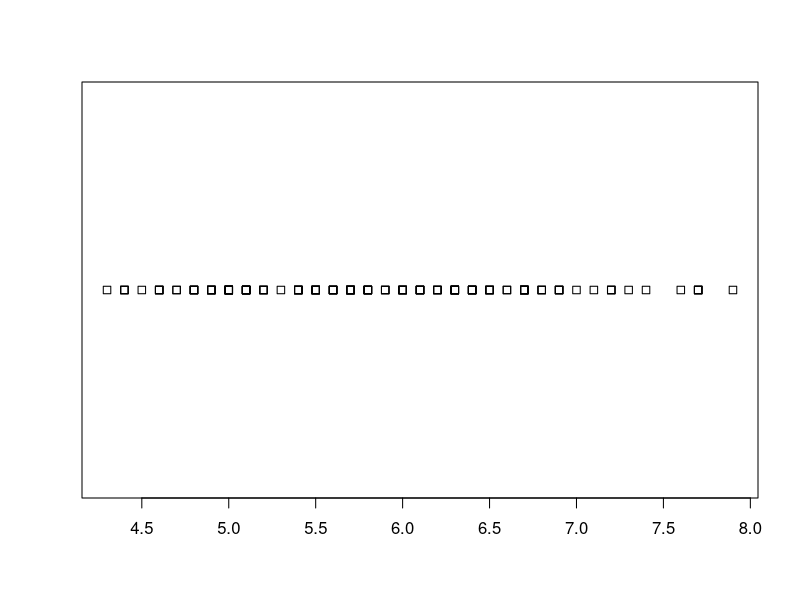
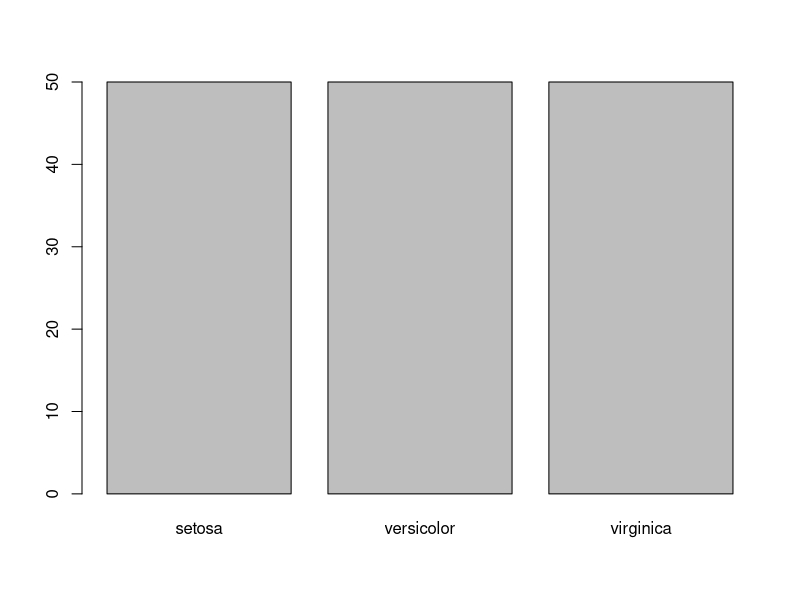
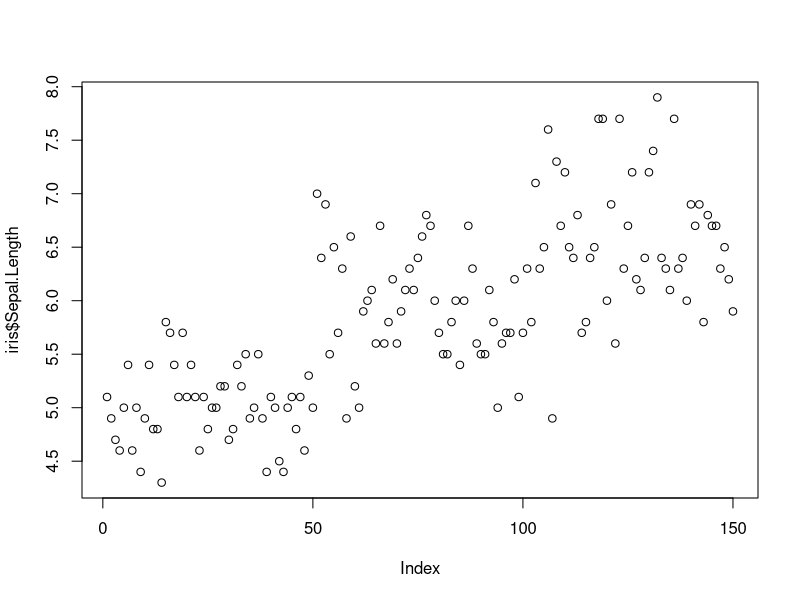
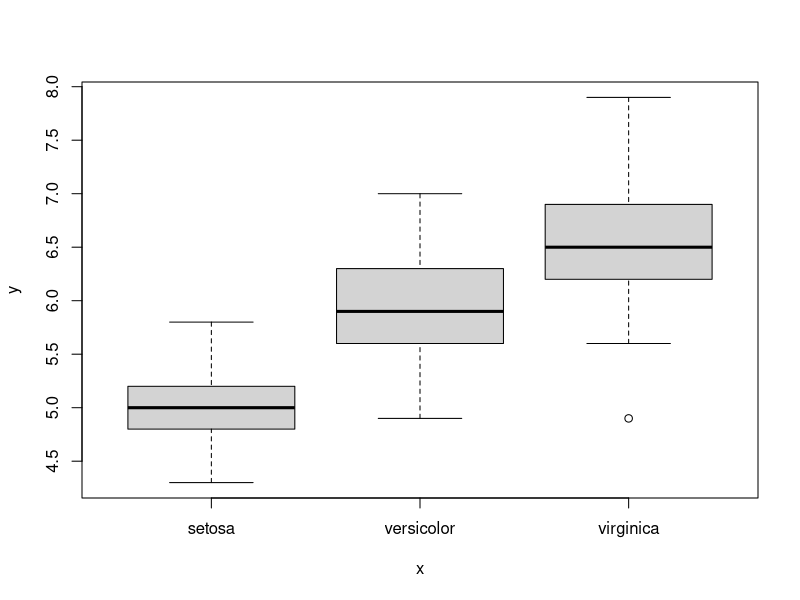
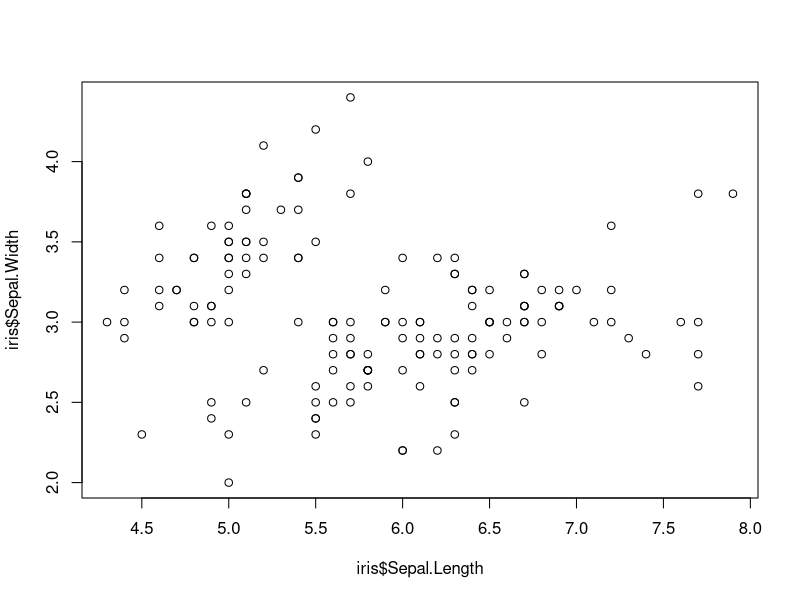
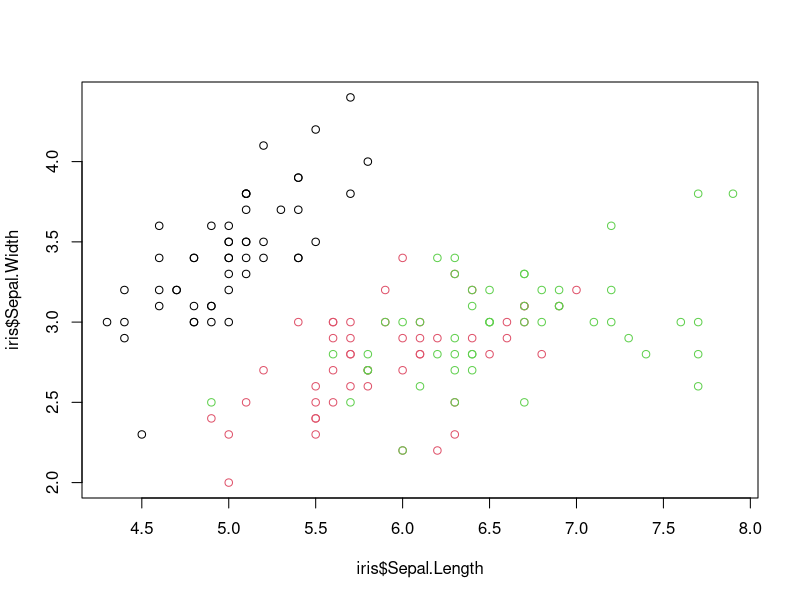
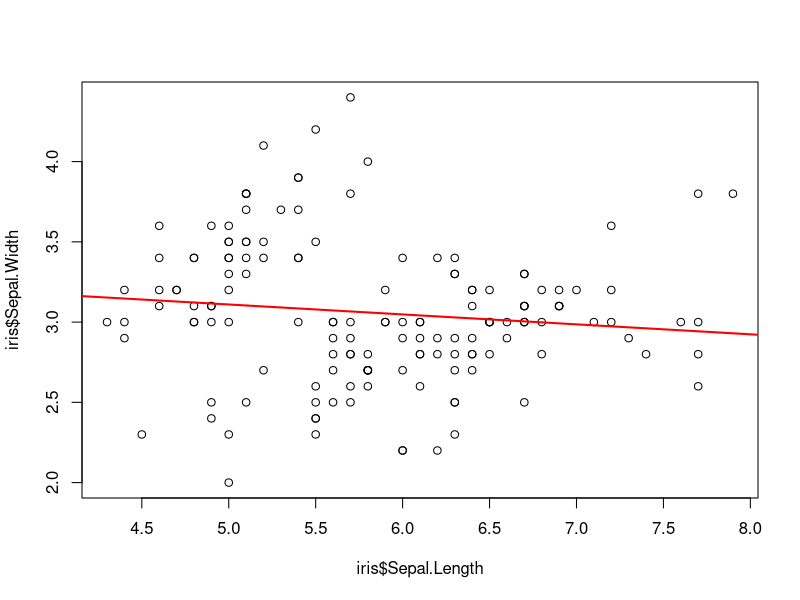
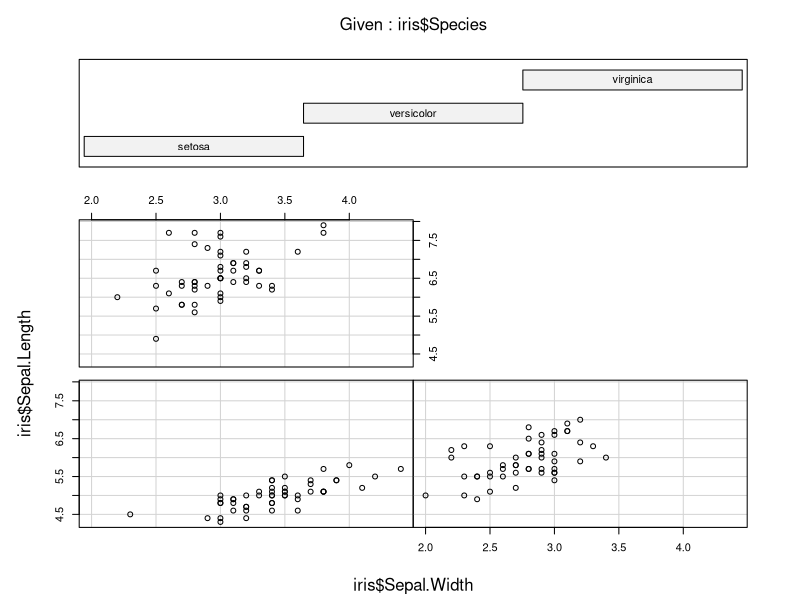

These figures' R source, in order:
## ---- chunk 1
library(tidyverse)
library(ggthemes)
iris<-as_tibble(iris)
iris
## ---- chunk 2
summary(iris)
## ---- chunk 3
stripchart(iris$Sepal.Length)
## ---- chunk 4
plot(iris$Species)
plot(iris$Sepal.Length) #Scatterplots can be created using `plot()`. If we use `plot()` command with only one variable, we get graph with values versus index. Index corresponds to rownumber in the iris table We can use this representation to find out where we have gross outliers in our variable.
plot(iris$Species, iris$Sepal.Length)
plot(iris$Sepal.Length, iris$Sepal.Width)
plot(iris$Sepal.Length, iris$Sepal.Width, col=iris$Species)
plot(iris$Sepal.Length, iris$Sepal.Width)
abline(
  lm(iris$Sepal.Width~iris$Sepal.Length), 
  col="red", 
  lwd=2
  )

#conditioning plot
coplot(iris$Sepal.Length ~ iris$Sepal.Width | iris$Species)
coplot(iris$Sepal.Length ~ iris$Sepal.Width | iris$Petal.Length)
coplot(iris$Sepal.Length ~ iris$Sepal.Width | iris$Species + iris$Petal.Length)

## ---- chunk 5
plot(iris$Sepal.Length, iris$Sepal.Width, 
     col = iris$Species, # dots are colored by species
     pch = 16, # we use filled dots instead of default empty dots
     xlab = "sepal length", #x axis label
     ylab = "petal length", #y axis label
     main = "Iris" #graph label
)
      
palette()
legend("topright", # we place legend to the top right corner of the plot
       legend = levels(iris$Species), # species names in the legend
       pch = 16, # dot shape
       bty = "n", # the type of box to be drawn around the legend: "n" no box
       col = 1:3) # new colors are added with numbers 1 to 3. 
## ---- chunk 6
hist(iris$Sepal.Length)
## ---- chunk 7
hist(iris$Sepal.Length,
     freq = FALSE, #if TRUE, the histogram graphic is a representation of frequencies, the counts component of the result; if FALSE, probability densities are plotted so that the histogram has a total area of one
     col="red",
     breaks = 15,
     xlim = c(3, 9), #limits the X axis from 3 to 9
     ylim = c(0, 0.6), #limits the Y axis from 0 to 0.6
     main = "Iris",
     xlab = "sepal length")

abline(v = median(iris$Sepal.Length), col = "blue", lwd = 2)
abline(h = 0.3, col = "cyan", lwd = 2)
## ---- chunk 8
hist(iris$Sepal.Length, breaks = seq(4, 9, by = 0.25))
## ---- chunk 9
plot(iris[,1:4], 
      main = "Iris Dataset",
      pch = 21, # dots need to be big enough to display color
      bg = iris$Species) # color by species
## ---- chunk 10
iris %>% ggplot()
## ---- chunk 11
iris %>% ggplot(aes(x=Sepal.Length, y=Sepal.Width))
## ---- chunk 12
iris %>% ggplot(aes(x=Sepal.Length, y=Sepal.Width)) + 
  geom_point() + 
  geom_smooth(method = "lm")
## ---- chunk 13
iris %>% ggplot(aes(x=Sepal.Length, y=Sepal.Width)) +
  geom_point(aes(color=Species)) + 
  geom_smooth(method = "lm")
## ---- chunk 14
iris %>% ggplot(aes(x=Sepal.Length, y=Sepal.Width)) +
  geom_point(aes(color=Species)) + 
  geom_smooth(method = "lm", color="black", se=FALSE) +
  theme_classic()
## ---- chunk 15
ggplot(iris, aes(x=Sepal.Length, y=Sepal.Width)) +
  geom_point() +
  geom_smooth(data=filter(iris, Species =="setosa"), method = lm) 
  theme_classic()
## ---- chunk 16
ggplot(iris, aes(x=Sepal.Length, y=Sepal.Width)) +
  geom_point() +
  geom_smooth(data=filter(iris, Species %in% c("virginica", "versicolor")), method = lm) + 
  theme_bw()
## ---- chunk 17
ggplot(iris, aes(x=Sepal.Length, y=Sepal.Width, color=Species)) +
  geom_point() +
  geom_smooth(method = "lm", se=F) +
  theme_tufte()
## ---- chunk 18

ggplot(midwest, aes(percwhite, percbelowpoverty)) +
  geom_point(aes(size = poptotal)) +
  geom_smooth(aes(weight = poptotal), method = lm, size = 1) + 
  geom_smooth(method = lm, color="red") +
  labs(x="percent white", y="percent below poverty")
## ---- chunk 19
ggplot(iris) +
  geom_point(aes(x=Sepal.Length, y=Sepal.Width, size = Petal.Length, color= Species))
## ---- chunk 20
ggplot(iris) +
  geom_point(aes(x=Sepal.Length, y=Sepal.Width, size = Petal.Length), color= "red")
## ---- chunk 21
head(mpg, 2)
mpg<-mpg

best_in_class <- mpg %>%
  group_by(class) %>%
  top_n(1, hwy)

head(best_in_class)
## ---- chunk 22
ggplot(mpg, aes(displ, hwy)) +
  geom_point(aes(colour = class))+
  geom_point(size = 3, shape = 1, data = best_in_class) 
## ---- chunk 23
ggplot(mpg, aes(displ, hwy)) +
  geom_point(aes(colour = class))+
  geom_point(size = 3, shape = 1, data = best_in_class) +
  ggrepel::geom_label_repel(aes(label = model), data = best_in_class, cex=2)

## ---- chunk 24
#here we separate different classes of cars into different colors
ggplot(mpg, aes(displ, hwy)) +
  geom_point(aes(colour = class))
## ---- chunk 25
ggplot(mpg, aes(displ, hwy)) +
   geom_point()+
  facet_wrap(~class, nrow=2)
## ---- chunk 26
ggplot(mpg, aes(displ, hwy)) +
   geom_point()+
  facet_wrap(~drv, ncol=1)
## ---- chunk 27
ggplot(mpg, aes(displ, hwy)) +
   geom_point()+
  facet_grid(drv ~ cyl)
## ---- chunk 28
ggplot(mpg, aes(displ, hwy)) +
   geom_point()+
  facet_grid(. ~ drv)
## ---- chunk 29
ggplot(mpg, aes(displ, hwy)) +
   geom_point()+
  facet_grid(drv ~ .)
## ---- chunk 30
ggplot(iris, mapping = aes(x = Species, y = Sepal.Length)) + 
  geom_boxplot()
## ---- chunk 31
ggplot(iris, mapping = aes(x = Species, y = Sepal.Length)) + 
  geom_boxplot() +
  coord_flip()
## ---- chunk 32
a1 <- ggplot(iris, aes(Sepal.Length, Sepal.Width, color = Species)) + 
  geom_point()

a1 + labs(
     title = "Title",
     subtitle = "subtitle",
     caption = "caption"
      )
## ---- chunk 33
a1 + labs(
     x = "Length",
     y = "Width",
     color = "Iris sp."
     )
## ---- chunk 34
ggplot(mpg, aes(displ, hwy)) +
  geom_point() +
  scale_y_continuous(breaks = seq(15, 40, by = 5))
## ---- chunk 35
ggplot(mpg, aes(displ, hwy)) +
  geom_point() +
  scale_x_continuous(labels = NULL) +
  scale_y_continuous(labels = NULL)
## ---- chunk 36
ggplot(diamonds, aes(log10(carat), log10(price))) +
  geom_bin2d()
## ---- chunk 37
ggplot(diamonds, aes(carat, price)) +
  geom_bin2d() + 
  scale_x_log10() + 
  scale_y_log10()
## ---- chunk 38
ggplot(mpg, aes(displ, hwy)) +
  geom_point(aes(color = drv)) +
  scale_colour_brewer(palette = "Set1")
## ---- chunk 39
df <- data.frame(x = 1, y = 1:5, z = c(1, 3, 2, NA, 5))
p <- ggplot(df, aes(x, y)) + geom_tile(aes(fill = z), size = 5)
p
# Make missing colours invisible
p + scale_fill_gradient(na.value = NA)
# Customise on a black and white scale
p + scale_fill_gradient(low =  "black" , high =  "white" , na.value =  "red" )
## ---- chunk 40
df <- data.frame(x = c( "a" ,  "b" ,  "c" ,  "d" ), y = c(3, 4, 1, 2))
bars <- ggplot(df, aes(x, y, fill = x)) +
  geom_bar(stat =  "identity" ) +
  labs(x = NULL, y = NULL) +
  theme(legend.position =  "none" )
bars
bars + scale_fill_hue(c = 40)
bars + scale_fill_hue(h = c(180, 300))
bars + scale_fill_brewer(palette =  "Set1" )
bars + scale_fill_brewer(palette =  "Set2" )
bars + scale_fill_brewer(palette =  "Accent" )
bars + scale_fill_grey()
bars + scale_fill_grey(start = 0.5, end = 1)
bars + scale_fill_grey(start = 0, end = 0.5)

